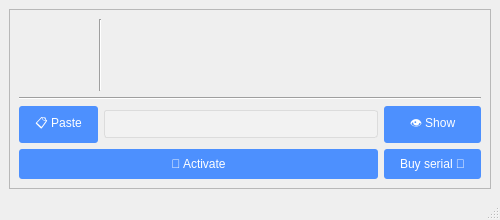
<?xml version="1.0" encoding="UTF-8"?>
<ui version="4.0">
 <class>MainWindow</class>
 <widget class="QMainWindow" name="MainWindow">
  <property name="geometry">
   <rect>
    <x>0</x>
    <y>0</y>
    <width>500</width>
    <height>220</height>
   </rect>
  </property>
  <property name="maximumSize">
   <size>
    <width>500</width>
    <height>220</height>
   </size>
  </property>
  <property name="windowTitle">
   <string>Nms Kontho Activation</string>
  </property>
  <property name="styleSheet">
   <string notr="true">QLineEdit {
    background-color: #f2f2f2;
    border: 1px solid #dcdcdc;
    padding: 5px;
    border-radius: 3px;
    color: #333333;
	font: 10pt &quot;MS Shell Dlg 2&quot;;
}

QLineEdit:focus {
    border-color: #4d90fe;
}

QPushButton {
    background-color: #4d90fe;
    color: #ffffff;
    border: none;
    padding: 8px 16px;
    border-radius: 3px;
	
	font: 12pt &quot;MS Shell Dlg 2&quot;;
}

QPushButton:hover {
    background-color: #3881e2;
}

QPushButton:pressed {
    background-color: #1352a2;
}
</string>
  </property>
  <widget class="QWidget" name="centralwidget">
   <layout class="QGridLayout" name="gridLayout">
    <item row="1" column="0">
     <widget class="QFrame" name="frame">
      <property name="frameShape">
       <enum>QFrame::StyledPanel</enum>
      </property>
      <property name="frameShadow">
       <enum>QFrame::Raised</enum>
      </property>
      <layout class="QGridLayout" name="gridLayout_2">
       <item row="2" column="1">
        <widget class="QLineEdit" name="lineEdit">
         <property name="echoMode">
          <enum>QLineEdit::Password</enum>
         </property>
        </widget>
       </item>
       <item row="2" column="2" colspan="2">
        <widget class="QPushButton" name="showPushButton">
         <property name="text">
          <string>👁 Show</string>
         </property>
        </widget>
       </item>
       <item row="3" column="2" colspan="2">
        <widget class="QPushButton" name="BuyPushButton">
         <property name="text">
          <string>Buy serial 🔑</string>
         </property>
        </widget>
       </item>
       <item row="2" column="0">
        <widget class="QPushButton" name="PastePushButton">
         <property name="text">
          <string>📋 Paste</string>
         </property>
        </widget>
       </item>
       <item row="0" column="0" colspan="4">
        <layout class="QHBoxLayout" name="horizontalLayout">
         <item>
          <widget class="QLabel" name="label">
           <property name="maximumSize">
            <size>
             <width>74</width>
             <height>74</height>
            </size>
           </property>
           <property name="text">
            <string/>
           </property>
           <property name="scaledContents">
            <bool>true</bool>
           </property>
          </widget>
         </item>
         <item>
          <widget class="Line" name="line">
           <property name="orientation">
            <enum>Qt::Vertical</enum>
           </property>
          </widget>
         </item>
         <item>
          <widget class="QLabel" name="label_2">
           <property name="styleSheet">
            <string notr="true">font: 12pt &quot;MS Shell Dlg 2&quot;;
padding: 5px;
padding-left: 20px;</string>
           </property>
           <property name="text">
            <string/>
           </property>
           <property name="alignment">
            <set>Qt::AlignLeading|Qt::AlignLeft|Qt::AlignVCenter</set>
           </property>
          </widget>
         </item>
        </layout>
       </item>
       <item row="3" column="0" colspan="2">
        <widget class="QPushButton" name="ActivatepushButton">
         <property name="styleSheet">
          <string notr="true">QPushButton {
    background-color: qlineargradient(x1: 0, y1: 0, x2: 0, y2: 1,
                                      stop: 0 #6fd5f5, stop: 1 #3690f0);
    color: #ffffff;
    border: none;
    padding: 8px 16px;
    border-radius: 3px;

}

QPushButton:hover {
    background-color: qlineargradient(x1: 0, y1: 0, x2: 0, y2: 1,
                                      stop: 0 #4cccf5, stop: 1 #257ad4);
}

QPushButton:pressed {
    background-color: qlineargradient(x1: 0, y1: 0, x2: 0, y2: 1,
                                      stop: 0 #257ad4, stop: 1 #1352a2);
}
</string>
         </property>
         <property name="text">
          <string>🚀 Activate</string>
         </property>
        </widget>
       </item>
       <item row="1" column="0" colspan="4">
        <widget class="Line" name="line_2">
         <property name="orientation">
          <enum>Qt::Horizontal</enum>
         </property>
        </widget>
       </item>
      </layout>
     </widget>
    </item>
   </layout>
  </widget>
  <widget class="QStatusBar" name="statusbar"/>
 </widget>
 <resources/>
 <connections/>
</ui>
